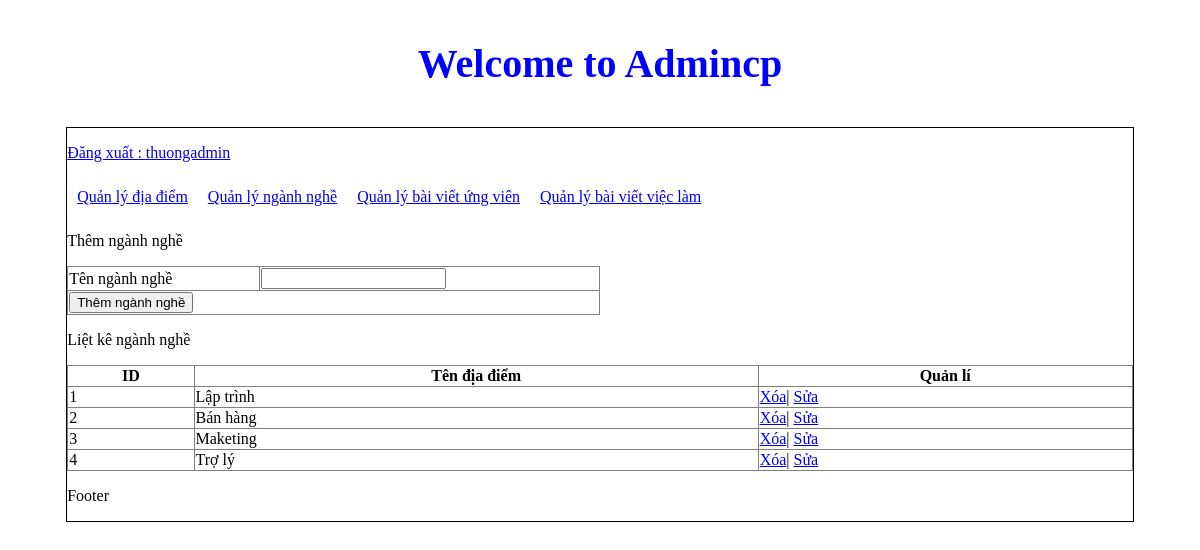
Screenshot of /admincp/index.php?action=qlnganhnghe&query=them (signed in) with the database file from the repository.
### tables this page shows
CREATE TABLE `nganhnghe` (
  `id_nganhnghe` int(11) NOT NULL,
  `tennganhnghe` varchar(255) NOT NULL
);

### admincp/modules/qlnganhnghe/lietke.php (the view)
<?php
    $sql_lietkenn="select * from nganhnghe order by id_nganhnghe asc ";
    $query_lietkenn= mysqli_query($mysqli,$sql_lietkenn);
?>
<p>Liệt kê ngành nghề</p>
<table border="1" width="100%" style="border-collapse: collapse;">
  <tr>
    <th>ID</th>
    <th>Tên địa điểm</th>
    <th>Quản lí</th>
</tr>
<?php
$i=0;
while($row= mysqli_fetch_array($query_lietkenn)){
    $i++;
?>
  <tr>
    <td><?php echo $i ?></td>
    <td><?php echo $row['tennganhnghe'] ?></td>
    <td>
         <a href="modules/qlnganhnghe/xuly.php?&id_nganhnghe=<?php echo $row['id_nganhnghe']?>">Xóa</a>|
         <a href="?action=qlnganhnghe&query=sua&id_nganhnghe=<?php echo $row['id_nganhnghe']?>">Sửa</a>
    </td>
  </tr>
  <?php
}
?>
</table>

### rows the page displays
nganhnghe: tennganhnghe "Lập trình"
nganhnghe: tennganhnghe "Bán hàng"
nganhnghe: tennganhnghe "Maketing"
nganhnghe: tennganhnghe "Trợ lý"

### other values shown
$_SESSION['dangnhap'] "thuongadmin"
